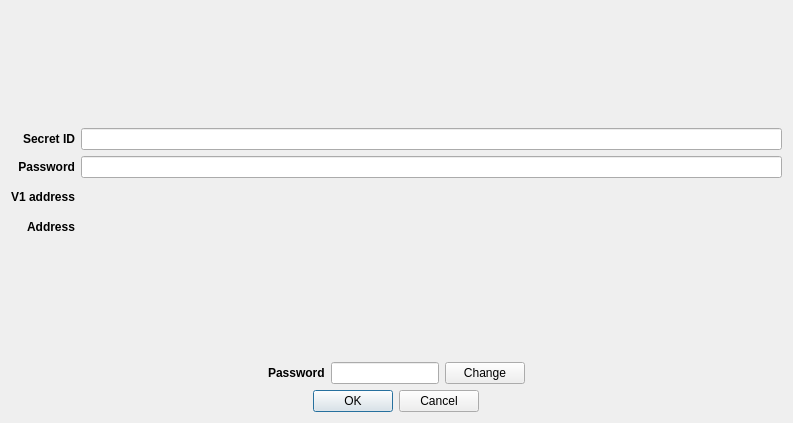
<?xml version="1.0" encoding="UTF-8"?>
<ui version="4.0">
 <class>V1AccountAddDialog</class>
 <widget class="QDialog" name="V1AccountAddDialog">
  <property name="geometry">
   <rect>
    <x>0</x>
    <y>0</y>
    <width>793</width>
    <height>423</height>
   </rect>
  </property>
  <property name="windowTitle">
   <string>Add account</string>
  </property>
  <layout class="QVBoxLayout" name="verticalLayout">
   <item alignment="Qt::AlignHCenter">
    <widget class="QLabel" name="imagelabel">
     <property name="sizePolicy">
      <sizepolicy hsizetype="Preferred" vsizetype="Preferred">
       <horstretch>0</horstretch>
       <verstretch>0</verstretch>
      </sizepolicy>
     </property>
     <property name="minimumSize">
      <size>
       <width>0</width>
       <height>0</height>
      </size>
     </property>
     <property name="maximumSize">
      <size>
       <width>200</width>
       <height>200</height>
      </size>
     </property>
     <property name="sizeIncrement">
      <size>
       <width>0</width>
       <height>0</height>
      </size>
     </property>
     <property name="baseSize">
      <size>
       <width>0</width>
       <height>0</height>
      </size>
     </property>
     <property name="text">
      <string/>
     </property>
     <property name="pixmap">
      <pixmap resource="../../icons/tikka.slots.pyqt.resources.icons.index.qrc">:/images/safe_background</pixmap>
     </property>
     <property name="scaledContents">
      <bool>true</bool>
     </property>
     <property name="alignment">
      <set>Qt::AlignCenter</set>
     </property>
    </widget>
   </item>
   <item>
    <layout class="QGridLayout" name="gridLayout">
     <item row="2" column="0">
      <widget class="QLabel" name="v1AddressLabel">
       <property name="sizePolicy">
        <sizepolicy hsizetype="Preferred" vsizetype="Preferred">
         <horstretch>0</horstretch>
         <verstretch>0</verstretch>
        </sizepolicy>
       </property>
       <property name="font">
        <font>
         <weight>75</weight>
         <bold>true</bold>
        </font>
       </property>
       <property name="text">
        <string>V1 address</string>
       </property>
       <property name="alignment">
        <set>Qt::AlignRight|Qt::AlignTrailing|Qt::AlignVCenter</set>
       </property>
      </widget>
     </item>
     <item row="1" column="1">
      <widget class="QLineEdit" name="passwordIDLineEdit"/>
     </item>
     <item row="0" column="0">
      <widget class="QLabel" name="secretIDLabel">
       <property name="sizePolicy">
        <sizepolicy hsizetype="Preferred" vsizetype="Preferred">
         <horstretch>0</horstretch>
         <verstretch>0</verstretch>
        </sizepolicy>
       </property>
       <property name="font">
        <font>
         <weight>75</weight>
         <bold>true</bold>
        </font>
       </property>
       <property name="text">
        <string>Secret ID</string>
       </property>
       <property name="alignment">
        <set>Qt::AlignRight|Qt::AlignTrailing|Qt::AlignVCenter</set>
       </property>
      </widget>
     </item>
     <item row="3" column="0">
      <widget class="QLabel" name="addressLabel">
       <property name="font">
        <font>
         <weight>75</weight>
         <bold>true</bold>
        </font>
       </property>
       <property name="text">
        <string>Address</string>
       </property>
       <property name="alignment">
        <set>Qt::AlignRight|Qt::AlignTrailing|Qt::AlignVCenter</set>
       </property>
      </widget>
     </item>
     <item row="0" column="1">
      <widget class="QLineEdit" name="secretIDLineEdit">
       <property name="readOnly">
        <bool>false</bool>
       </property>
      </widget>
     </item>
     <item row="2" column="1">
      <widget class="QLabel" name="v1AddressValueLabel">
       <property name="text">
        <string/>
       </property>
      </widget>
     </item>
     <item row="1" column="0">
      <widget class="QLabel" name="passwordIDLabel">
       <property name="font">
        <font>
         <weight>75</weight>
         <italic>false</italic>
         <bold>true</bold>
        </font>
       </property>
       <property name="text">
        <string>Password</string>
       </property>
       <property name="alignment">
        <set>Qt::AlignRight|Qt::AlignTrailing|Qt::AlignVCenter</set>
       </property>
      </widget>
     </item>
     <item row="3" column="1">
      <widget class="QLabel" name="addressValueLabel">
       <property name="text">
        <string/>
       </property>
      </widget>
     </item>
    </layout>
   </item>
   <item>
    <widget class="QLabel" name="errorLabel">
     <property name="styleSheet">
      <string notr="true">color: red</string>
     </property>
     <property name="text">
      <string/>
     </property>
     <property name="alignment">
      <set>Qt::AlignCenter</set>
     </property>
    </widget>
   </item>
   <item>
    <layout class="QHBoxLayout" name="horizontalLayout">
     <item>
      <spacer name="horizontalSpacer">
       <property name="orientation">
        <enum>Qt::Horizontal</enum>
       </property>
       <property name="sizeHint" stdset="0">
        <size>
         <width>40</width>
         <height>20</height>
        </size>
       </property>
      </spacer>
     </item>
     <item>
      <widget class="QLabel" name="passwordLabel">
       <property name="sizePolicy">
        <sizepolicy hsizetype="Fixed" vsizetype="Preferred">
         <horstretch>0</horstretch>
         <verstretch>0</verstretch>
        </sizepolicy>
       </property>
       <property name="sizeIncrement">
        <size>
         <width>0</width>
         <height>0</height>
        </size>
       </property>
       <property name="font">
        <font>
         <weight>75</weight>
         <bold>true</bold>
        </font>
       </property>
       <property name="text">
        <string>Password</string>
       </property>
       <property name="alignment">
        <set>Qt::AlignLeading|Qt::AlignLeft|Qt::AlignVCenter</set>
       </property>
      </widget>
     </item>
     <item>
      <widget class="QLineEdit" name="passwordLineEdit">
       <property name="sizePolicy">
        <sizepolicy hsizetype="Fixed" vsizetype="Fixed">
         <horstretch>0</horstretch>
         <verstretch>0</verstretch>
        </sizepolicy>
       </property>
       <property name="maxLength">
        <number>20</number>
       </property>
       <property name="alignment">
        <set>Qt::AlignCenter</set>
       </property>
       <property name="readOnly">
        <bool>true</bool>
       </property>
      </widget>
     </item>
     <item>
      <widget class="QPushButton" name="passwordChangeButton">
       <property name="sizePolicy">
        <sizepolicy hsizetype="Fixed" vsizetype="Fixed">
         <horstretch>0</horstretch>
         <verstretch>0</verstretch>
        </sizepolicy>
       </property>
       <property name="text">
        <string>Change</string>
       </property>
       <property name="icon">
        <iconset resource="../../icons/tikka.slots.pyqt.resources.icons.index.qrc">
         <normaloff>:/icons/refresh_icon</normaloff>:/icons/refresh_icon</iconset>
       </property>
      </widget>
     </item>
     <item>
      <spacer name="horizontalSpacer_2">
       <property name="orientation">
        <enum>Qt::Horizontal</enum>
       </property>
       <property name="sizeHint" stdset="0">
        <size>
         <width>40</width>
         <height>20</height>
        </size>
       </property>
      </spacer>
     </item>
    </layout>
   </item>
   <item alignment="Qt::AlignHCenter">
    <widget class="QDialogButtonBox" name="buttonBox">
     <property name="orientation">
      <enum>Qt::Horizontal</enum>
     </property>
     <property name="standardButtons">
      <set>QDialogButtonBox::Cancel|QDialogButtonBox::Ok</set>
     </property>
    </widget>
   </item>
  </layout>
 </widget>
 <tabstops>
  <tabstop>secretIDLineEdit</tabstop>
  <tabstop>passwordIDLineEdit</tabstop>
  <tabstop>passwordLineEdit</tabstop>
  <tabstop>passwordChangeButton</tabstop>
 </tabstops>
 <resources>
  <include location="../../icons/tikka.slots.pyqt.resources.icons.index.qrc"/>
 </resources>
 <connections>
  <connection>
   <sender>buttonBox</sender>
   <signal>accepted()</signal>
   <receiver>V1AccountAddDialog</receiver>
   <slot>accept()</slot>
   <hints>
    <hint type="sourcelabel">
     <x>248</x>
     <y>254</y>
    </hint>
    <hint type="destinationlabel">
     <x>157</x>
     <y>274</y>
    </hint>
   </hints>
  </connection>
  <connection>
   <sender>buttonBox</sender>
   <signal>rejected()</signal>
   <receiver>V1AccountAddDialog</receiver>
   <slot>reject()</slot>
   <hints>
    <hint type="sourcelabel">
     <x>316</x>
     <y>260</y>
    </hint>
    <hint type="destinationlabel">
     <x>286</x>
     <y>274</y>
    </hint>
   </hints>
  </connection>
 </connections>
</ui>
